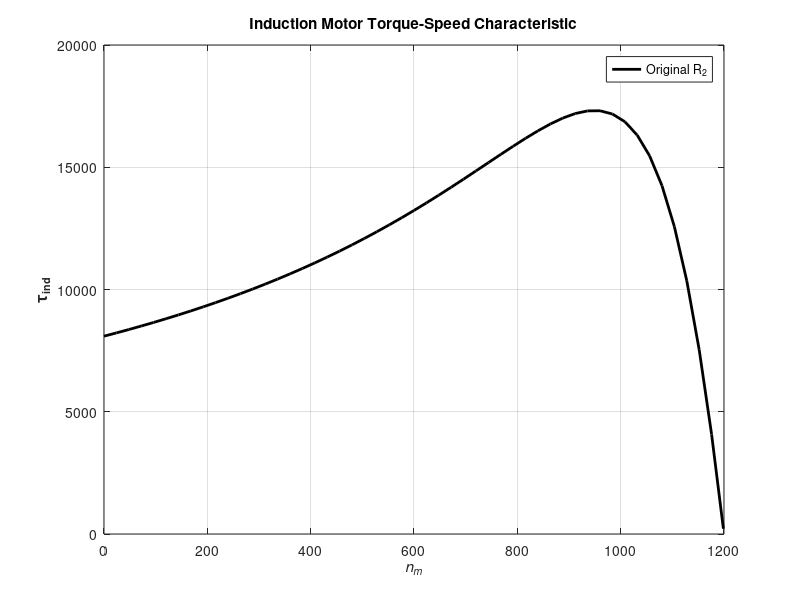

Reproduce this figure in MATLAB.
% M-file create a plot of the torque-speed curve of the 
%   induction motor of Example 7-5. 
% First, initialize the values needed in this program.
r1 = 7.898e-3;                 % Stator resistance
x1 = 12.698e-3;               % Stator reactance
r2 = 5.272e-3;                % Rotor resistance
x2 = 11.283e-3;                 % Rotor reactance
xm = 0.3597;  % Magnetization branch reactance
rc=22.2;  % Core loss  resistance
v_phase = 380 / sqrt(3);    % Phase voltage
n_sync = 1200;              % Synchronous speed (r/min)
w_sync = 125.6637;             % Synchronous speed (rad/s)
% Calculate the Thevenin voltage and impedance from Equations
% 7-41a and 7-43.
v_th = v_phase * ( sqrt(xm^2+rc^2) / sqrt((r1+rc)^2 + (x1 + xm)^2) );
z_th = ((j*xm+rc) * (r1 + j*x1)) / (r1+rc + j*(x1 + xm));
r_th = real(z_th);
x_th = imag(z_th);
% Now calculate the torque-speed characteristic for many
% slips between 0 and 1.  Note that the first slip value 
% is set to 0.001 instead of exactly 0 to avoid divide-
% by-zero problems.
s = (0:1:50) / 50;           % Slip
s(1) = 0.001;
nm = (1 - s) * n_sync;       % Mechanical speed
% Calculate torque for original rotor resistance
for ii = 1:51
   t_ind1(ii) = (3 * v_th^2 * r2 / s(ii)) / ...
            (w_sync * ((r_th + r2/s(ii))^2 + (x_th + x2)^2) );
end
% Calculate torque for doubled rotor resistance

% Plot the torque-speed curve
plot(nm,t_ind1,'Color','k','LineWidth',2.0);
hold on;
xlabel('\itn_{m}','Fontweight','Bold');
ylabel('\tau_{ind}','Fontweight','Bold');
title ('Induction Motor Torque-Speed Characteristic','Fontweight','Bold');
legend ('Original R_{2}');
grid on;
hold off;
